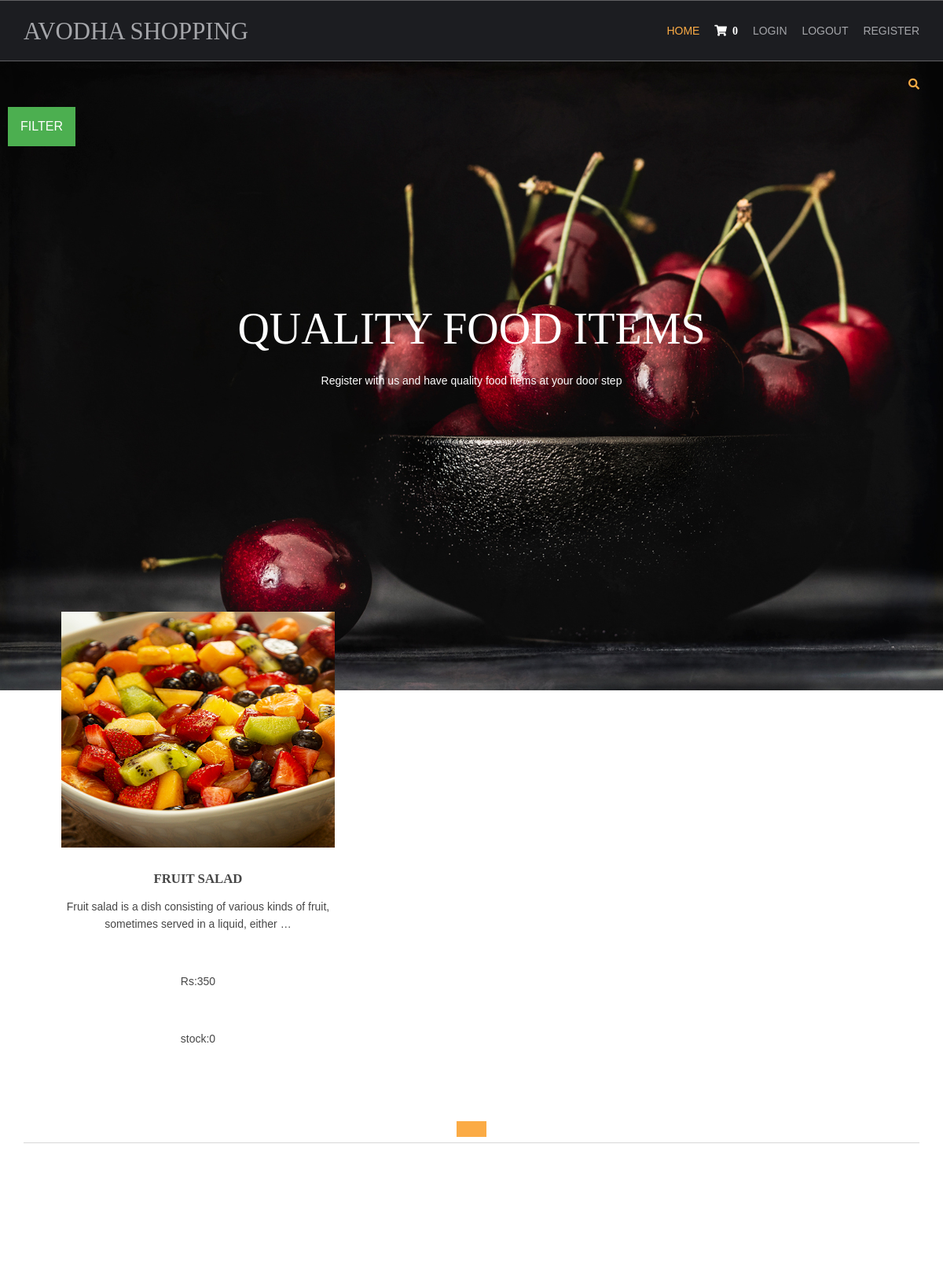
Screenshot of /fruit-recipes/ (signed in) with the database file from the repository.
### shop/models.py (models this page shows, shortened)
class products(models.Model):
   name=models.CharField(max_length=150,unique=True)
   slug = models.SlugField(max_length=250, unique=True)
   img=models.ImageField(upload_to='product')
   desc=models.TextField()
   stock=models.IntegerField()
   available=models.BooleanField()
   price=models.IntegerField()
   category=models.ForeignKey(categ,on_delete=models.CASCADE)
   def get_url(self):
      return reverse('details',args=[self.category.slug,self.slug])

### shop/views.py (the view)
# urls.py: 2. Add a URL to urlpatterns:  path('', views.home, name='home')
def home(request,c_slug=None):
    c_page=None
    prodt=None
    if c_slug!=None:
       c_page=get_object_or_404(categ,slug=c_slug)
       prodt=products.objects.filter(category=c_page,available=True)
    else:
        prodt=products.objects.all().filter(available=True)
    cat=categ.objects.all()
    paginator = Paginator(prodt,4)
    try:
         page = int(request.GET.get('page','1'))
    except:
        page = 1
    try:
        pro=paginator.page(page)
    except(EmptyPage,InvalidPage):
        pro=paginator.page(paginator.num_pages)
    return render(request,'index.html',{'pr':prodt,'ct':cat,'pg':pro})

### cart/context_processor.py (called while the page is built)
def count(request):
      item_count=0
      if 'admin' in request.path:
          return{}
      else:
          try:
              ct=cartlist.objects.filter(cart_id=c_id(request))
              cti=items.objects.all().filter(cart=ct[:1])
              for c in cti:
                  item_count=c.quan
          except cartlist.DoesNotExist:
              item_count=0
          return dict(itc=item_count)

### cart/views.py (called while the page is built)
def c_id(request):
      ct_id=request.session.session_key
      if not ct_id:
         ct_id=request.session_create()
      return ct_id

### shop/models.py (called while the page is built)
    def get_url(self):
      return reverse('prod_cat',args=[self.slug])

### templates/index.html (shortened to what this page needs)
{% extends 'base.html' %}
{% load static %}
{% block content %}
<html lang="">
<head>
<link href="{% static 'hm/layout/styles/layout.css' %}" rel="stylesheet" type="text/css" media="all">
</head>
<body id="top">
<div class="abcd" style="background-image:url({% static 'hm/images/demo/backgrounds/bg.jpg' %});">
    <div class="wrapper row0">
      <div id="topbar" class="hoc clear">
    <div class="fl_right">
        <ul class="nospace">
          <li id="searchform">
          </li>
        </ul>
    </div>
   </div>
<div class="dropdown">
  <button class="dropbtn">FILTER</button>
</div>
  </div>
  <div id="pageintro" class="hoc clear">
    <article>
      <h3 class="heading">QUALITY FOOD ITEMS</h3>
      <p>Register with us and have quality food items at your door step</p>
    </article>
  </div>
</div>
<div class="wrapper row3">
  <main class="hoc container clear">
    <section id="introblocks">
      <ul class="nospace group btmspace-80">
        {% for i in pg.object_list %}
        <li class="one_third">
            <figure><a class="imgover" href="{{i.get_url}}"><img src="{{i.img.url}}" alt="" style="height:300px;width:500px;"></a>
            <figcaption>
              <h6 class="heading">{{i.name}}</h6>
              <p>{{i.desc|truncatewords:17}}</p>
                <br>
                <p> Rs:{{ i.price }}</p>
                <br>
                <p>stock:{{i.stock}}</p>
            </figcaption>
          </figure>
        </li>
       {% endfor %}
      </ul>
    </section>
<center>
    <a href="?page={{p}}" class="btn btn-light btn-sm{% if pg.number == p %} active {% endif %}">{{p}}</a>
</center>
    <hr class="btmspace-80">
  </main>
</div>
</body>
</html>
{% endblock %}

### static/hm/layout/styles/layout.css (style rules this page uses)
#topbar { padding:20px 0; font-size:.8rem; text-transform:uppercase; }
#topbar ul li { display:inline-block; margin-right:15px; }
#topbar ul li:last-child { margin-right:0; padding-right:0; border-right:none; }
#topbar #searchform { position:relative; line-height:1; z-index:9999; }
#topbar #searchform::after { display:block; height:18px; line-height:18px; padding:0; font-family:"Font Awesome\ 5 Free"; font-weight:900; font-size:1rem; content:"\f002"; }
#topbar #searchform ::placeholder { text-transform:capitalize; }
#pageintro { padding:200px 0 300px; }
#pageintro article, #pageintro article p { display:block; max-width:75%; margin:0 auto; text-align:center; }
#pageintro article p { max-width:65%; line-height:2rem; }
#pageintro .heading { margin-bottom:20px; font-size:4rem; }
.container { padding:80px 0; }
#introblocks { display:block; position:relative; margin:-180px 0 0 0; z-index:1; text-align:center; }
#introblocks figure figcaption { display:block; padding:30px 0 0 0; text-align:center; }
#introblocks figure figcaption .heading { font-size:1.2rem; font-weight:700; margin-bottom:0; }
*, *::before, *::after { transition:all .3s ease-in-out; }
body { color:#A5A6AA; background-color:#1C1D21; }
a { color:#FBAB45; }
hr, .borderedbox { border-color:#D7D7D7; }
.btn, .btn.inverse:hover { color:#FFFFFF; background-color:#FBAB45; border-color:#FBAB45; }
.imgover, .imgover:hover::after { color:#FFFFFF; }
.row3 { color:#474747; background-color:#FFFFFF; }
#topbar #searchform { color:#FBAB45; }
#pageintro { color:#FFFFFF; }
@media screen and (min-width:1140px) { .hoc { max-width:1140px; } }

### static/hm/layout/styles/framework.css (style rules this page uses)
html { overflow-y:scroll; overflow-x:hidden; }
html, body { margin:0; padding:0; font-size:14px; line-height:1.6em; }
*, *::before, *::after { box-sizing:border-box; }
.nospace { margin:0; padding:0; list-style:none; }
.btn { display:inline-block; padding:8px 18px 10px; text-transform:uppercase; border:1px solid; }
.clear, .group { display:block; }
.clear::before, .clear::after, .group::before, .group::after { display:table; content:""; }
.clear, .clear::after, .group, .group::after { clear:both; }
a { outline:none; text-decoration:none; }
.fl_right, .imgr { float:right; }
img { width:auto; max-width:100%; height:auto; margin:0; padding:0; border:none; line-height:normal; vertical-align:middle; }
.imgover { display:inline-block; position:relative; max-width:100%; }
.imgover::before, .imgover::after { display:block; position:absolute; content:""; text-align:center; opacity:0; }
.imgover::before { top:0; right:0; bottom:0; left:0; }
.imgover::after { top:50%; left:50%; width:50px; height:50px; line-height:50px; margin:-25px 0 0 -25px; font-family:"Font Awesome\ 5 Free"; font-weight:900; content:"\f067"; font-size:28px; }
body, input, textarea, select { font-family:Verdana, Geneva, sans-serif; }
h1, h2, h3, h4, h5, h6, .heading { font-family:Georgia, "Times New Roman", Times, serif; }
label, input, textarea, select, button { display:block; resize:none; outline:none; color:inherit; font-size:inherit; font-family:inherit; vertical-align:middle; }
::placeholder { opacity:1; }
h1, h2, h3, h4, h5, h6, .heading { margin:0 0 20px 0; font-size:1.4rem; line-height:normal; font-weight:normal; text-transform:uppercase; }
hr { display:block; width:100%; height:1px; border:solid; border-width:1px 0 0 0; }
.wrapper { display:block; position:relative; width:100%; margin:0; padding:0; text-align:left; word-wrap:break-word; }
.hoc { display:block; margin:0 auto; }
address, article, aside, figcaption, figure, footer, header, main, nav, section { display:block; margin:0; padding:0; }
.one_half, .one_third, .two_third, .one_quarter, .two_quarter, .three_quarter { display:inline-block; float:left; margin:0 0 0 4.21052%; list-style:none; }
.one_third { width:30.52631%; }
.btmspace-80 { margin-bottom:80px; }

### templates/index.html (style rules this page uses)
.dropbtn { background-color: #4CAF50; color: white; padding: 16px; font-size: 16px; border: none; cursor: pointer; }
.dropdown { position: relative; display: inline-block; padding-left:10px; }
.abcd { height:100%; background-position:center; background-repeat:no-repeat; background-size:cover; }

### rows the page displays
products: img (picture), name "FRUIT SALAD", desc "Fruit salad is a dish consisting of various kinds of fruit, sometimes served in a liquid, either …", price "350", stock "0"

### other values shown
{{ itc }} "0"
